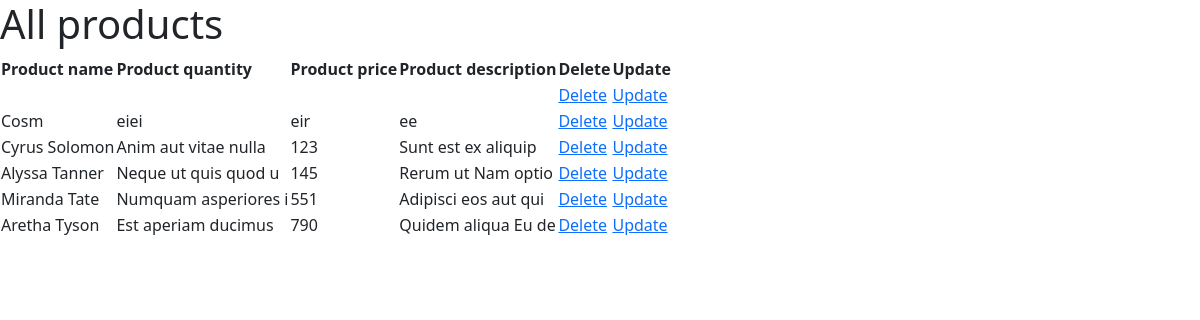
Screenshot of /products/ with the database file from the repository.
### saturdayShopSystem/models.py (models this page shows, shortened)
class Product(models.Model):
    name = models.CharField(max_length=50, blank=False, null=False)
    qtty = models.CharField(max_length=15, blank=False, null=False)
    price = models.CharField(max_length=10, blank=False, null=False)
    desc = models.CharField(max_length=200, blank=False, null=False)

### saturdayShopSystem/views.py (the view)
# urls.py: path('products/', cosmas_views.products, name='products-url'),
def products(request):
    all_products = Product.objects.all()
    context = {"products": all_products}
    return render(request, 'products.html', context)

### templates/products.html (shortened to what this page needs)
<!doctype html>
<html lang="en">
<head>
    <link href="https://cdn.jsdelivr.net/npm/bootstrap@5.2.3/dist/css/bootstrap.min.css" rel="stylesheet">
</head>
<body>
<h1>All products</h1>
<table>
    <tr>
        <th>Product name</th>
        <th>Product quantity</th>
        <th>Product price</th>
        <th>Product description</th>
        <th>Delete</th>
        <th>Update</th>
    </tr>
    {% for product in products %}
        <tr>
            <td>{{ product.name }}</td>
            <td>{{ product.qtty }}</td>
            <td>{{ product.price }}</td>
            <td>{{ product.desc }}</td>
            <td><a href="/delete/{{ product.id }}">Delete</a></td>
            <td><a href="">Update</a></td>
        </tr>
    {% endfor %}
</table>
</body>
</html>

### rows the page displays
Product: name "Cosm", qtty "eiei", price "eir", desc "ee"
Product: name "Cyrus Solomon", qtty "Anim aut vitae nulla", price "123", desc "Sunt est ex aliquip"
Product: name "Alyssa Tanner", qtty "Neque ut quis quod u", price "145", desc "Rerum ut Nam optio"
Product: name "Miranda Tate", qtty "Numquam asperiores i", price "551", desc "Adipisci eos aut qui"
Product: name "Aretha Tyson", qtty "Est aperiam ducimus", price "790", desc "Quidem aliqua Eu de"
